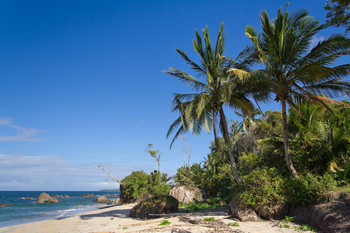
#> input picture beach.png, 350 x 233 px
$ python load_display_save.py --image beach.png
#> lines starting #> are read from the running program, lines starting #| are printed output that depends on the picture; after the words box and inside, x2 and y2 are one past the last pixel; in counts of white or black regions, pixels touching at a corner belong together
from __future__ import print_function
import argparse
import numpy as np
from argparse import ArgumentParser

import cv2

ap = argparse.ArgumentParser()
ap.add_argument("-i", "--image", required=True,
	help="path to input image")
args = vars(ap.parse_args())
image = cv2.imread(args["image"])
#> image is the input picture: shape (233, 350, 3); mean B, G, R 136, 110.4, 78.6
print("width: {} pixels".format(image.shape[1]))
#| width: 350 pixels
print("height: {} pixels".format(image.shape[0]))
#| height: 233 pixels
print("channels: {}".format(image.shape[2]))
#| channels: 3

cv2.imshow("Image",image)

cv2.imwrite("newimage.jpg",image)

(b, g, r) = image[0, 0]
#> b = 170; g = 91; r = 0
print("Pixel at (0, 0) - Red: {}, Green: {}, Blue: {}".format(r,
g, b))
#| Pixel at (0, 0) - Red: 0, Green: 91, Blue: 170
image[0, 0] = (0, 0, 255)
#> image: shape (233, 350, 3); under 0.01% of pixels changed, all inside (x1, y1, x2, y2) = (0, 0, 1, 1)
(b, g, r) = image[0, 0]
#> b = 0; g = 0; r = 255
print("Pixel at (0, 0) - Red: {}, Green: {}, Blue: {}".format(r,
g, b))
#| Pixel at (0, 0) - Red: 255, Green: 0, Blue: 0


corner = image[0:100,0:100]
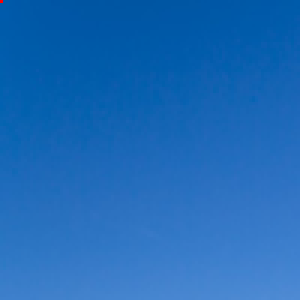
#> corner: shape (100, 100, 3) (shown 3 times larger); mean B, G, R 184.8, 106.4, 28.8
cv2.imshow("corner",corner)

image[0:100,0:100]=(15,0,18)
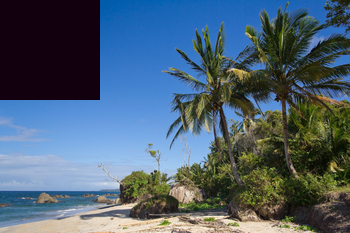
#> image: shape (233, 350, 3); mean B, G, R 115.2, 97.3, 77.3

cv2.imshow("updated",image)

# Initialize our canvas as a 300x300 with 3 channels,
# Red, Green, and Blue, with a black background
canvas = np.zeros((300, 300, 3), dtype = "uint8")

# Draw a green line from the top-left corner of our canvas
# to the bottom-right
green = (0, 255, 0)
cv2.line(canvas, (0, 0), (300, 300), green)
cv2.imshow("Canvas", canvas)
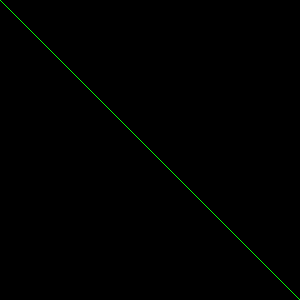
#> window 'Canvas': shape (300, 300, 3); mean B, G, R 0, 0.8, 0

# Now, draw a 3 pixel thick red line from the top-right
# corner to the bottom-left
red = (0,0,255)
cv2.line(canvas,(300,0),(0,300),red,3)

cv2.rectangle(canvas, (10, 10), (60, 60), green)
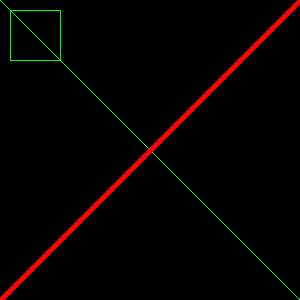
#> canvas: shape (300, 300, 3); mean of channels 0, 1, 2 0, 1.4, 5.9; drawn as B, G, R
cv2.imshow("Canvas",canvas)

# Draw another rectangle, this time we'll make it red and
# 5 pixels thick
cv2.rectangle(canvas, (50, 200), (200, 225), red, 5)
cv2.imshow("Canvas", canvas)
cv2.waitKey(0)

# Let's draw one last rectangle: blue and filled in
blue = (255, 0, 0)
cv2.rectangle(canvas, (200, 50), (225, 125), blue, -1)
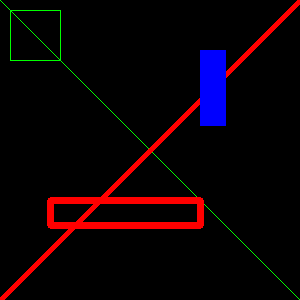
#> canvas: shape (300, 300, 3); mean of channels 0, 1, 2 5.6, 1.4, 12; drawn as B, G, R
cv2.imshow("Canvas", canvas)
cv2.waitKey(0)

# Reset our canvas and draw a white circle at the center
# of the canvas with increasing radii - from 25 pixels to
# 150 pixels
canvas = np.zeros((300, 300, 3), dtype = "uint8")
(centerX, centerY) = (canvas.shape[1] // 2, canvas.shape[0] // 2)
white = (255, 255, 255)

for r in range(0, 150,25):
	cv2.circle(canvas, (centerX, centerY), r, white)
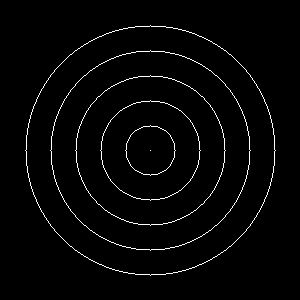
#> canvas: shape (300, 300, 3); 2.3% white in thin lines or dots, all inside (x1, y1, x2, y2) = (25, 25, 276, 276)

cv2.imshow("Canvas", canvas)
cv2.waitKey(0)

# Let's go crazy and draw 25 random circles
for i in range(0, 25):
	# randomly generate a radius size between 5 and 200,
	# generate a random color, and then pick a random
	# point on our canvas where the circle will be drawn
	radius = np.random.randint(5, high = 200)
	color = np.random.randint(0, high = 256, size = (3,)).tolist()
	pt = np.random.randint(0, high = 300, size = (2,))

	# draw our random circle
	cv2.circle(canvas, tuple(pt), radius, color, -1)
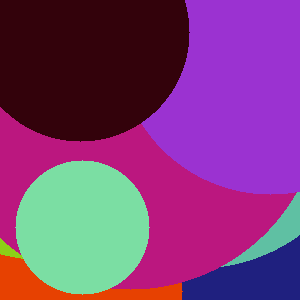
#> canvas: shape (300, 300, 3); mean of channels 0, 1, 2 120.2, 61, 125.3; drawn as B, G, R

# Show our masterpiece
cv2.imshow("Canvas", canvas)
cv2.waitKey(0)

$ run again, on wave.png
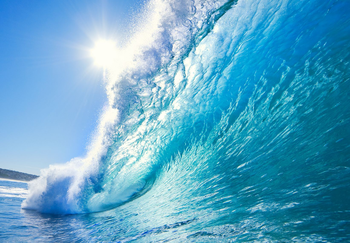
#> input picture wave.png, 350 x 243 px
#> image is the input picture: shape (243, 350, 3); mean B, G, R 199.1, 166.5, 93.5
#| width: 350 pixels
#| height: 243 pixels
#| channels: 3
#> `(b, g, r) = image[0, 0]`: b = 215; g = 122; r = 19
#| Pixel at (0, 0) - Red: 19, Green: 122, Blue: 215
#> `(b, g, r) = image[0, 0]`: b = 0; r = 255
#| Pixel at (0, 0) - Red: 255, Green: 0, Blue: 0
#> `corner = image[0:100,0:100]`:
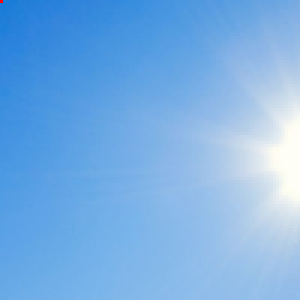
#> corner: shape (100, 100, 3) (shown 3 times larger); mean B, G, R 229.2, 175.4, 120.4
#> `image[0:100,0:100]=(15,0,18)`:
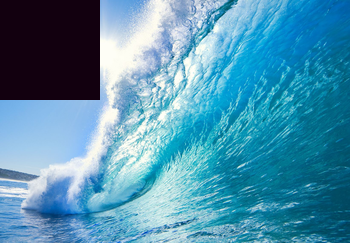
#> image: shape (243, 350, 3); mean B, G, R 173.9, 145.8, 81.5
